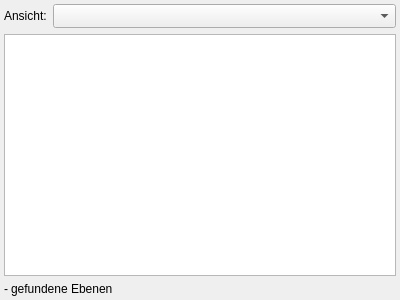
<?xml version="1.0" encoding="UTF-8"?>
<ui version="4.0">
 <class>access_constraints_tab</class>
 <widget class="QWidget" name="access_constraints_tab">
  <property name="geometry">
   <rect>
    <x>0</x>
    <y>0</y>
    <width>400</width>
    <height>300</height>
   </rect>
  </property>
  <property name="windowTitle">
   <string>Form</string>
  </property>
  <layout class="QVBoxLayout" name="verticalLayout">
   <property name="leftMargin">
    <number>4</number>
   </property>
   <property name="topMargin">
    <number>4</number>
   </property>
   <property name="rightMargin">
    <number>4</number>
   </property>
   <property name="bottomMargin">
    <number>4</number>
   </property>
   <item>
    <widget class="QWidget" name="widget" native="true">
     <property name="sizePolicy">
      <sizepolicy hsizetype="Preferred" vsizetype="Fixed">
       <horstretch>0</horstretch>
       <verstretch>0</verstretch>
      </sizepolicy>
     </property>
     <layout class="QHBoxLayout" name="horizontalLayout">
      <property name="leftMargin">
       <number>0</number>
      </property>
      <property name="topMargin">
       <number>0</number>
      </property>
      <property name="rightMargin">
       <number>0</number>
      </property>
      <property name="bottomMargin">
       <number>0</number>
      </property>
      <item>
       <widget class="QLabel" name="label">
        <property name="sizePolicy">
         <sizepolicy hsizetype="Minimum" vsizetype="Minimum">
          <horstretch>0</horstretch>
          <verstretch>0</verstretch>
         </sizepolicy>
        </property>
        <property name="text">
         <string>Ansicht:</string>
        </property>
       </widget>
      </item>
      <item>
       <widget class="QComboBox" name="view_selection_combo_box">
        <property name="sizePolicy">
         <sizepolicy hsizetype="Expanding" vsizetype="Fixed">
          <horstretch>0</horstretch>
          <verstretch>0</verstretch>
         </sizepolicy>
        </property>
        <property name="toolTip">
         <string>Zwischen Katalogansicht, flacher Ansicht und Regionansicht wechseln</string>
        </property>
        <property name="sizeAdjustPolicy">
         <enum>QComboBox::AdjustToMinimumContentsLengthWithIcon</enum>
        </property>
       </widget>
      </item>
     </layout>
    </widget>
   </item>
   <item>
    <widget class="QTreeWidget" name="access_constraints_tree_widget">
     <property name="contextMenuPolicy">
      <enum>Qt::CustomContextMenu</enum>
     </property>
     <property name="editTriggers">
      <set>QAbstractItemView::NoEditTriggers</set>
     </property>
     <property name="showDropIndicator" stdset="0">
      <bool>true</bool>
     </property>
     <property name="alternatingRowColors">
      <bool>true</bool>
     </property>
     <property name="autoExpandDelay">
      <number>-1</number>
     </property>
     <property name="sortingEnabled">
      <bool>false</bool>
     </property>
     <property name="animated">
      <bool>true</bool>
     </property>
     <property name="wordWrap">
      <bool>true</bool>
     </property>
     <property name="headerHidden">
      <bool>true</bool>
     </property>
     <property name="expandsOnDoubleClick">
      <bool>false</bool>
     </property>
     <property name="columnCount">
      <number>2</number>
     </property>
     <column>
      <property name="text">
       <string notr="true">1</string>
      </property>
     </column>
     <column>
      <property name="text">
       <string notr="true">2</string>
      </property>
     </column>
    </widget>
   </item>
   <item>
    <widget class="QWidget" name="hint_line" native="true">
     <property name="sizePolicy">
      <sizepolicy hsizetype="Fixed" vsizetype="Preferred">
       <horstretch>0</horstretch>
       <verstretch>0</verstretch>
      </sizepolicy>
     </property>
     <layout class="QHBoxLayout" name="horizontalLayout_2">
      <property name="spacing">
       <number>3</number>
      </property>
      <property name="sizeConstraint">
       <enum>QLayout::SetNoConstraint</enum>
      </property>
      <property name="leftMargin">
       <number>0</number>
      </property>
      <property name="topMargin">
       <number>0</number>
      </property>
      <property name="rightMargin">
       <number>0</number>
      </property>
      <property name="bottomMargin">
       <number>0</number>
      </property>
      <item>
       <widget class="QLabel" name="found_constraints_count">
        <property name="sizePolicy">
         <sizepolicy hsizetype="Fixed" vsizetype="Preferred">
          <horstretch>0</horstretch>
          <verstretch>0</verstretch>
         </sizepolicy>
        </property>
        <property name="text">
         <string>-</string>
        </property>
       </widget>
      </item>
      <item>
       <widget class="QLabel" name="access_constraints_label">
        <property name="sizePolicy">
         <sizepolicy hsizetype="Fixed" vsizetype="Preferred">
          <horstretch>0</horstretch>
          <verstretch>0</verstretch>
         </sizepolicy>
        </property>
        <property name="text">
         <string>gefundene Ebenen</string>
        </property>
        <property name="textFormat">
         <enum>Qt::PlainText</enum>
        </property>
       </widget>
      </item>
     </layout>
    </widget>
   </item>
  </layout>
 </widget>
 <resources/>
 <connections/>
</ui>
